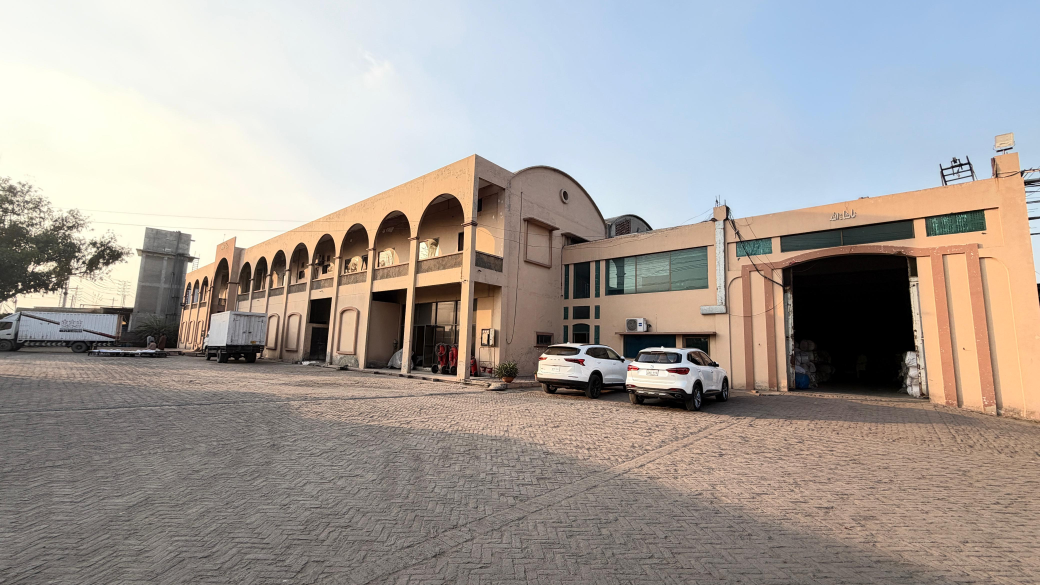
#> input picture images/Factory_outdoor_image.jpeg, 4160 x 2340 px (shown at 1/4 size)
$ python edit_outdoor.py
#> lines starting #> are read from the running program, lines starting #| are printed output that depends on the picture
"""Presentable mill exterior — arched facade crop (no cars/plates), grade."""
from pathlib import Path
import cv2
import numpy as np
from PIL import Image, ImageEnhance, ImageOps

ROOT = Path(__file__).parent
SRC = ROOT / "images" / "Factory_outdoor_image.jpeg"
OUT = ROOT / "images" / "factory-exterior.jpg"
OUT_WEB = ROOT / "images" / "hero-exterior.jpg"


def main():
    bgr = cv2.imread(str(SRC))
#> bgr is the input picture: shape (2340, 4160, 3); mean B, G, R 154, 158.9, 165.5
    if bgr is None:
        raise SystemExit(f"Could not read {SRC}")
    h, w = bgr.shape[:2]
#> h = 2340; w = 4160

    # Mild straighten
    src = np.float32([[0, 0], [w - 1, 0], [w - 1, h - 1], [0, h - 1]])
    inset = w * 0.025
#> inset = 104
    dst = np.float32([
        [-inset * 0.3, 0],
        [w - 1 + inset * 0.3, 0],
        [w - 1 - inset, h - 1],
        [inset, h - 1],
    ])
    M = cv2.getPerspectiveTransform(src, dst)
    bgr = cv2.warpPerspective(
        bgr, M, (w, h), flags=cv2.INTER_LANCZOS4, borderMode=cv2.BORDER_REPLICATE
    )
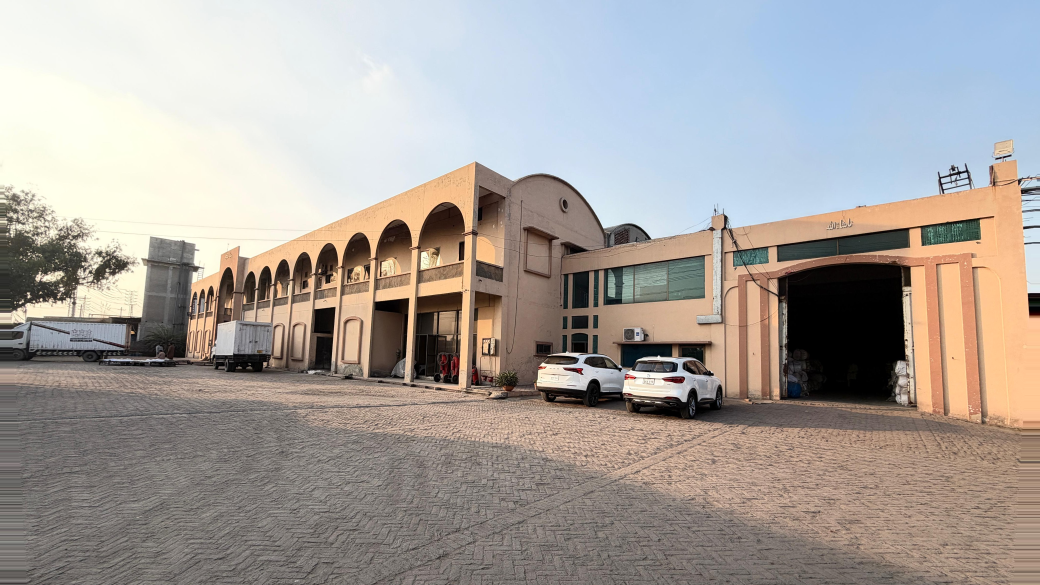
#> bgr: shape (2340, 4160, 3) (shown at 1/4 size); mean B, G, R 155.9, 160.5, 166.8

    # Arched wing only — skip unfinished tower, trucks, cars, bay clutter
    x0, x1 = int(w * 0.16), int(w * 0.55)
#> x0 = 665; x1 = 2288
    y0, y1 = int(h * 0.14), int(h * 0.54)
#> y0 = 327; y1 = 1263
    crop = bgr[y0:y1, x0:x1].copy()
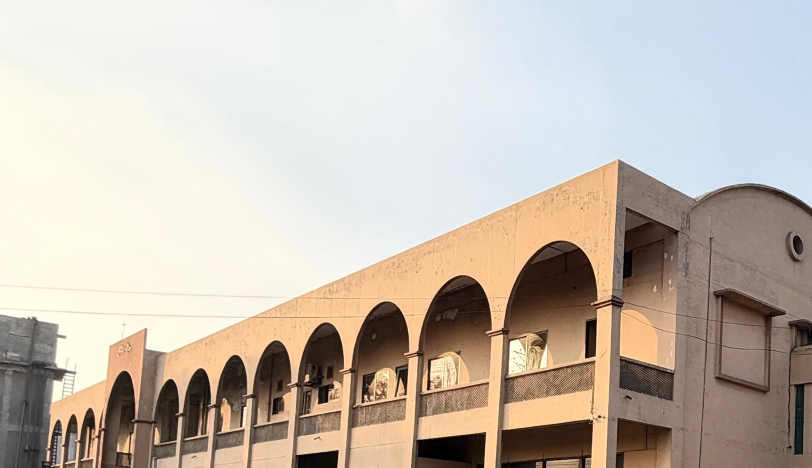
#> crop: shape (936, 1623, 3) (shown at 1/2 size); mean B, G, R 176.5, 187.1, 197.3

    soft = cv2.bilateralFilter(crop, 5, 20, 20)
    crop = cv2.addWeighted(crop, 0.82, soft, 0.18, 0)

    rgb = Image.fromarray(cv2.cvtColor(crop, cv2.COLOR_BGR2RGB))
    arr = np.array(rgb).astype(np.float32)
    arr[..., 0] = np.clip(arr[..., 0] * 0.94, 0, 255)
    arr[..., 2] = np.clip(arr[..., 2] * 1.07, 0, 255)
    rgb = Image.fromarray(arr.astype(np.uint8))
    rgb = ImageEnhance.Contrast(rgb).enhance(1.14)
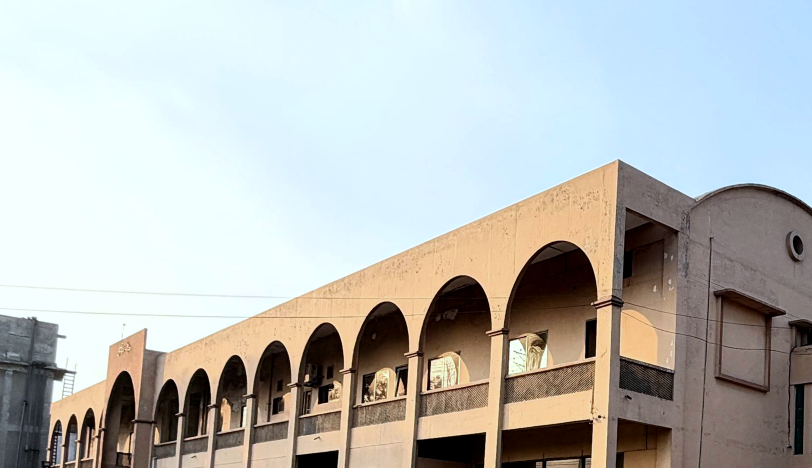
#> rgb: PIL image 1623x936 RGB (shown at 1/2 size); mean R, G, B 184.4, 186.6, 183.8
    rgb = ImageEnhance.Color(rgb).enhance(1.08)
    rgb = ImageEnhance.Brightness(rgb).enhance(1.05)
    rgb = ImageEnhance.Sharpness(rgb).enhance(1.18)
    rgb = ImageOps.autocontrast(rgb, cutoff=0.35)
    out = cv2.cvtColor(np.array(rgb), cv2.COLOR_RGB2BGR)
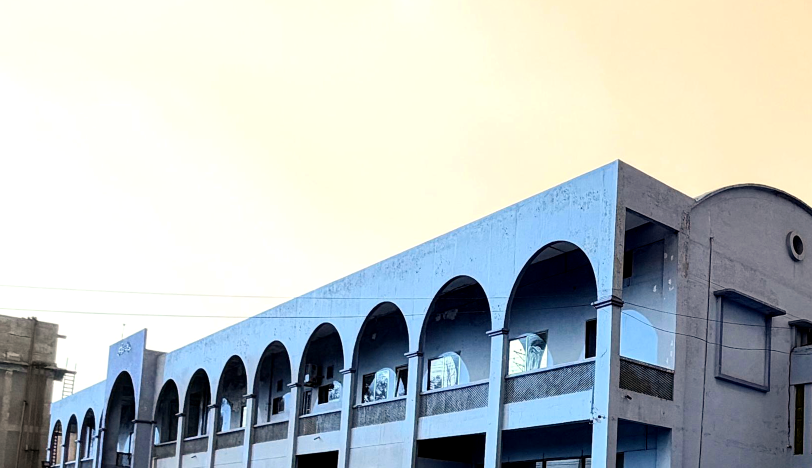
#> out: shape (936, 1623, 3) (shown at 1/2 size); mean R, G, B 184.6, 191.8, 192.1

    cv2.imwrite(str(OUT), out, [int(cv2.IMWRITE_JPEG_QUALITY), 93])
    hh, ww = out.shape[:2]
#> hh = 936; ww = 1623
    web = (
        cv2.resize(out, (1920, int(1920 * hh / ww)), interpolation=cv2.INTER_AREA)
        if ww > 1920
        else out
    )
    cv2.imwrite(str(OUT_WEB), web, [int(cv2.IMWRITE_JPEG_QUALITY), 90])
    print("wrote", OUT.name, ww, hh)
#| wrote factory-exterior.jpg 1623 936


if __name__ == "__main__":
    main()

$ run again, with images/WhatsApp Image 2026-10-30 at 3.09.25 PM (1).jpeg copied over images/Factory_outdoor_image.jpeg
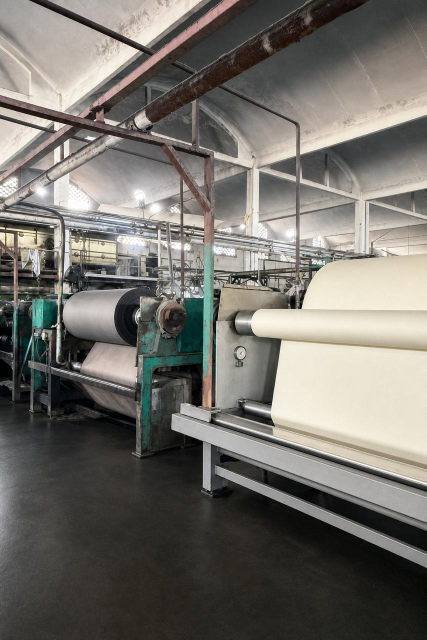
#> input picture images/WhatsApp Image 2026-10-30 at 3.09.25 PM (1).jpeg, 853 x 1280 px (shown at 1/2 size)
#> in main, bgr is the input picture: shape (1280, 853, 3); mean B, G, R 106.7, 112.7, 115.5
#> in main, `rgb = ImageEnhance.Contrast(rgb).enhance(1.14)`:
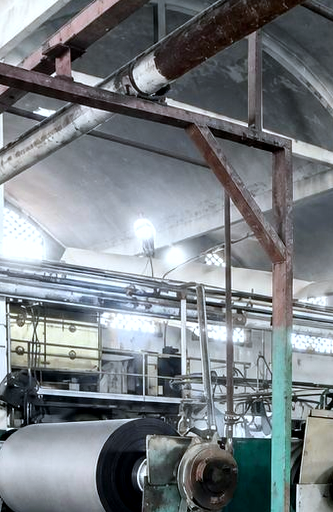
#> rgb: PIL image 333x512 RGB; mean R, G, B 120.5, 126.5, 131
#> in main, `out = cv2.cvtColor(np.array(rgb), cv2.COLOR_RGB2BGR)`:
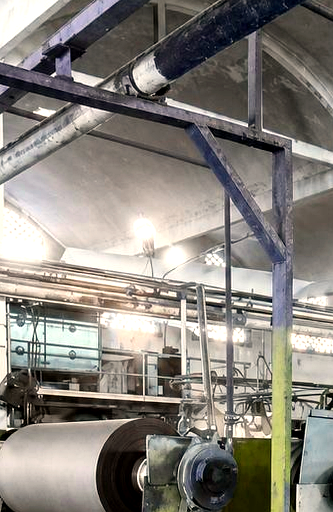
#> out: shape (512, 333, 3); mean R, G, B 135.9, 131.3, 124.6
#| wrote factory-exterior.jpg 333 512

$ run again, with images/WhatsApp Image 2026-10-30 at 3.09.25 PM (10).jpeg copied over images/Factory_outdoor_image.jpeg
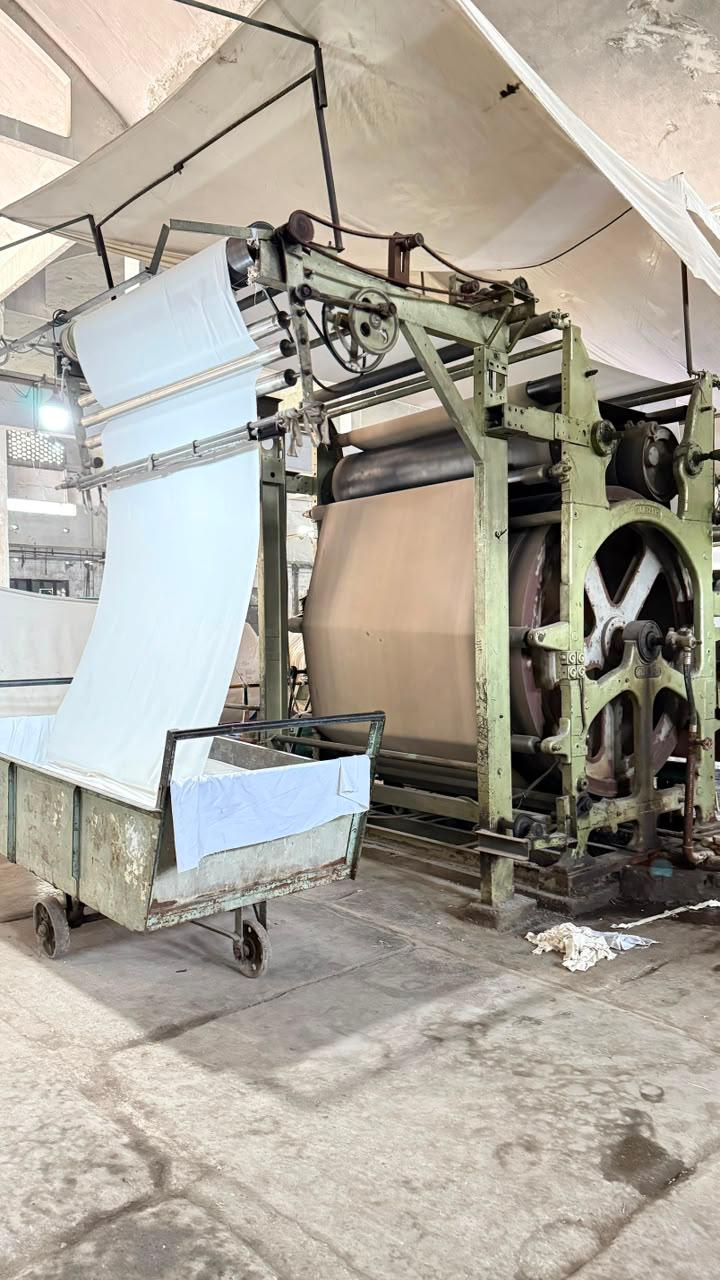
#> input picture images/WhatsApp Image 2026-10-30 at 3.09.25 PM (10).jpeg, 720 x 1280 px
#> in main, bgr is the input picture: shape (1280, 720, 3); mean B, G, R 152.9, 163.3, 168.6
#> in main, `rgb = ImageEnhance.Contrast(rgb).enhance(1.14)`:
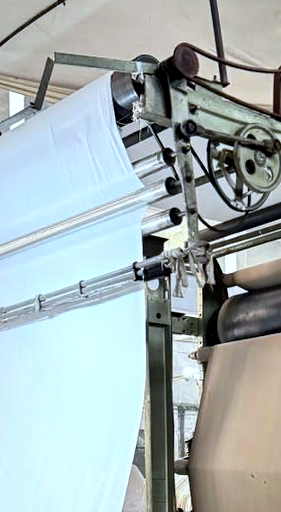
#> rgb: PIL image 281x512 RGB; mean R, G, B 165, 178.3, 179.4
#> in main, `out = cv2.cvtColor(np.array(rgb), cv2.COLOR_RGB2BGR)`:
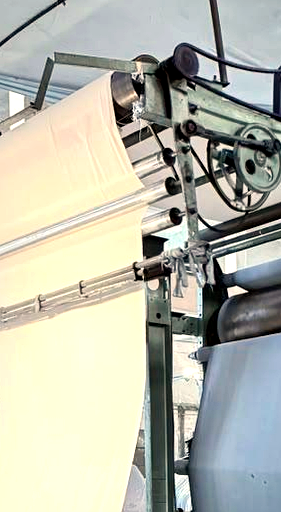
#> out: shape (512, 281, 3); mean R, G, B 183.1, 184.5, 171.2
#| wrote factory-exterior.jpg 281 512

$ run again, with images/WhatsApp Image 2026-10-30 at 3.09.25 PM (12).jpeg copied over images/Factory_outdoor_image.jpeg
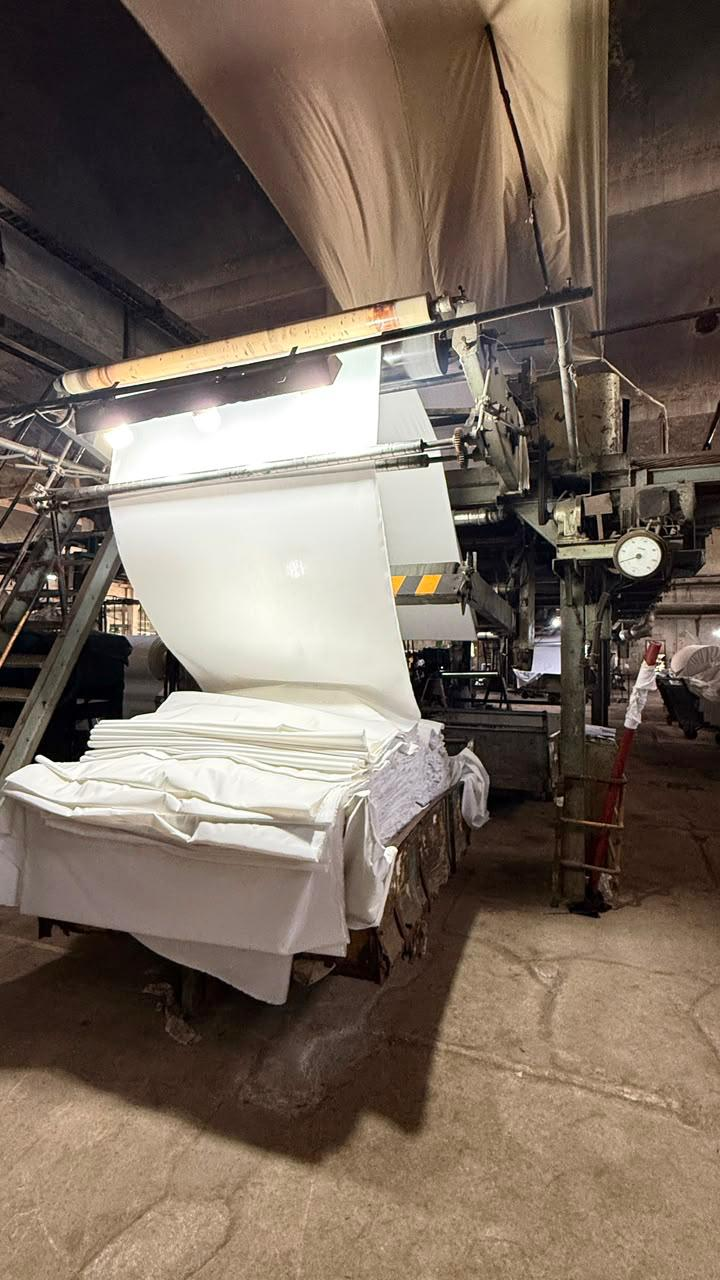
#> input picture images/WhatsApp Image 2026-10-30 at 3.09.25 PM (12).jpeg, 720 x 1280 px
#> in main, bgr is the input picture: shape (1280, 720, 3); mean B, G, R 93.8, 106.2, 120.7
#> in main, `rgb = ImageEnhance.Contrast(rgb).enhance(1.14)`:
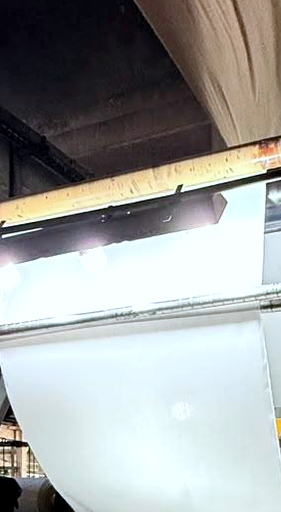
#> rgb: PIL image 281x512 RGB; mean R, G, B 159.9, 162.5, 160.8
#> in main, `out = cv2.cvtColor(np.array(rgb), cv2.COLOR_RGB2BGR)`:
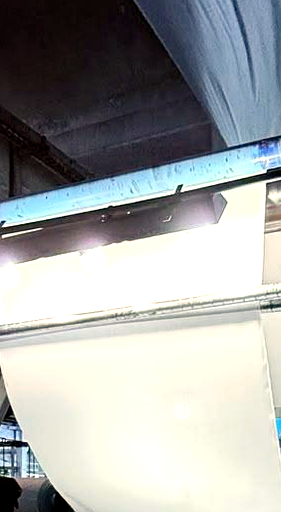
#> out: shape (512, 281, 3); mean R, G, B 164.2, 166.9, 166
#| wrote factory-exterior.jpg 281 512
